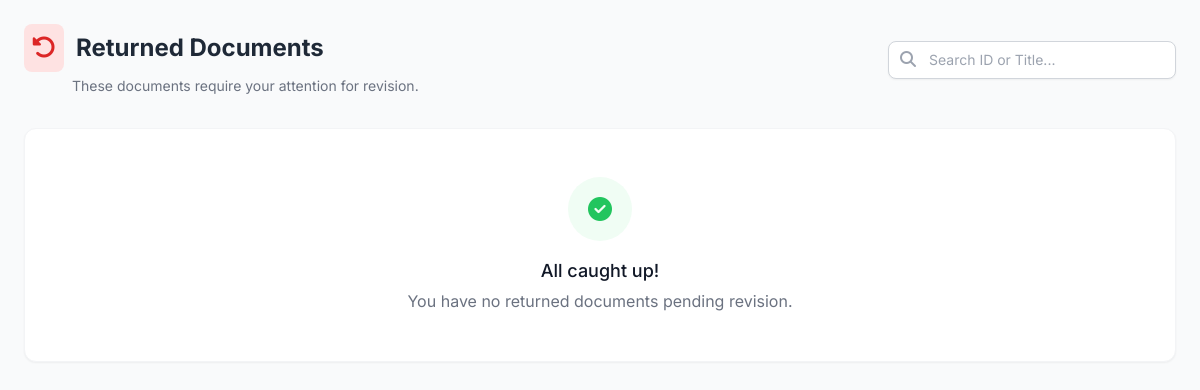
Before: /returned_docs.php (signed in) with the older database file.
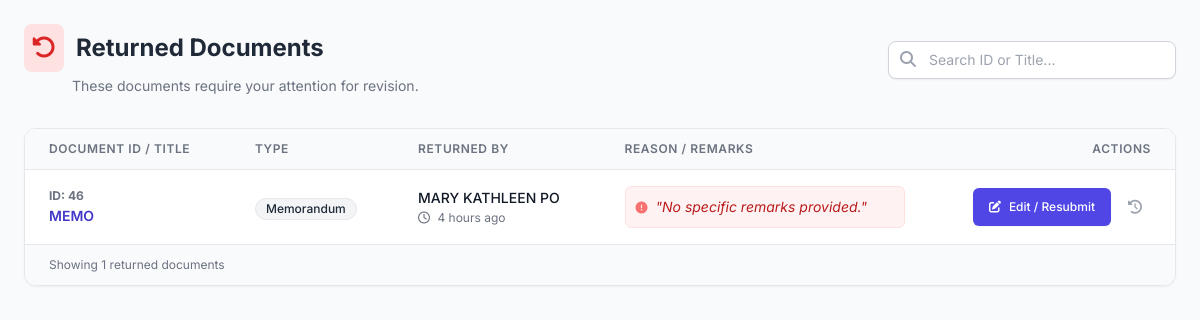
After: the same page with the newer database file.
### tables this page shows
CREATE TABLE `documents` (
  `doc_id` int(11) NOT NULL,
  `title` varchar(255) NOT NULL,
  `doc_type` varchar(100) NOT NULL,
  `status` enum('Draft','Review','Signing','Completed','Returned','Archived') NOT NULL,
  `remarks` text DEFAULT NULL,
  `initiator_id` int(11) NOT NULL,
  `current_owner_id` int(11) DEFAULT NULL,
  `created_at` timestamp NOT NULL DEFAULT current_timestamp(),
  `updated_at` timestamp NOT NULL DEFAULT current_timestamp() ON UPDATE current_timestamp(),
  `Station` text NOT NULL
);

### returned_docs.php (the view, shortened to what the changed rows need)
<?php
$user_id = (int)$_SESSION['user_id'];
$conn = null;
$search = $_GET['search'] ?? '';
$search_param = "%" . $search . "%";
$documents = [];
$sql = "SELECT
            d.doc_id,
            d.title,
            d.doc_type,
            d.updated_at,
            -- Subquery to get the specific return message from history
            (SELECT message
             FROM document_actions da
             WHERE da.doc_id = d.doc_id AND da.action LIKE '%Returned%'
             ORDER BY da.created_at DESC LIMIT 1) as return_reason,
             -- Subquery to get the name of the person who returned it
            (SELECT CONCAT(u.first_name, ' ', u.last_name)
             FROM document_actions da
             JOIN users u ON da.user_id = u.user_id
             WHERE da.doc_id = d.doc_id AND da.action LIKE '%Returned%'
             ORDER BY da.created_at DESC LIMIT 1) as returned_by_name
        FROM documents d
        WHERE d.status = 'Returned'
        AND (d.initiator_id = ? OR d.current_owner_id = ?)
        AND (d.doc_id LIKE ? OR d.title LIKE ?)
        ORDER BY d.updated_at DESC";
if ($conn) {
    try {
        $stmt = $conn->prepare($sql);
        if ($stmt) {
            $stmt->bind_param("iiss", $user_id, $user_id, $search_param, $search_param);
            $stmt->execute();
            $result = $stmt->get_result();
            while ($row = $result->fetch_assoc()) {
                if (empty($row['return_reason'])) {
                    $row['return_reason'] = "No specific remarks provided.";
                }
                $documents[] = $row;
            }
        }
    } catch (Exception $e) {
    }
}
function time_elapsed_string($datetime, $full = false) {
    $now = new DateTime;
    $ago = new DateTime($datetime);
    $diff = $now->diff($ago);
    $diff->w = floor($diff->d / 7);
    $diff->d -= $diff->w * 7;
    $string = array(
        'y' => 'year',
        'm' => 'month',
        'w' => 'week',
        'd' => 'day',
        'h' => 'hour',
        'i' => 'minute',
        's' => 'second',
    );
    foreach ($string as $k => &$v) {
        if ($diff->$k) {
            $v = $diff->$k . ' ' . $v . ($diff->$k > 1 ? 's' : '');
        } else {
            unset($string[$k]);
        }
    }
    if (!$full) $string = array_slice($string, 0, 1);
    return $string ? implode(', ', $string) . ' ago' : 'just now';
}
?>
<!DOCTYPE html>
<html lang="en">
<head>
    <script src="https://cdn.tailwindcss.com"></script>
    <link rel="stylesheet" href="https://cdnjs.cloudflare.com/ajax/libs/font-awesome/6.4.0/css/all.min.css">
</head>
<body class="p-6">
    <div class="flex flex-col md:flex-row md:items-center justify-between mb-8 gap-4">
        <div>
            <h1 class="text-2xl font-bold text-gray-800 flex items-center gap-3">
                <span class="p-2 bg-red-100 text-red-600 rounded-lg">
                    <i class="fas fa-undo-alt"></i>
                </span>
                Returned Documents
            </h1>
        </div>
    </div>
    <?php if (empty($documents)): ?>
        <div class="bg-white rounded-xl shadow-sm border border-gray-100 p-12 text-center">
            <div class="inline-flex items-center justify-center w-16 h-16 bg-green-50 text-green-500 rounded-full mb-4">
                <i class="fas fa-check-circle text-2xl"></i>
            </div>
            <h3 class="text-lg font-medium text-gray-900">All caught up!</h3>
            <p class="text-gray-500 mt-1">You have no returned documents pending revision.</p>
        </div>
    <?php else: ?>
        <div class="bg-white rounded-xl shadow-sm border border-gray-200 overflow-hidden">
            <div class="overflow-x-auto custom-scrollbar">
                <table class="min-w-full divide-y divide-gray-200">
                    <thead class="bg-gray-50">
                        <tr>
                            <th scope="col" class="px-6 py-3 text-left text-xs font-semibold text-gray-500 uppercase tracking-wider">Document ID / Title</th>
                            <th scope="col" class="px-6 py-3 text-left text-xs font-semibold text-gray-500 uppercase tracking-wider">Type</th>
                            <th scope="col" class="px-6 py-3 text-left text-xs font-semibold text-gray-500 uppercase tracking-wider">Returned By</th>
                            <th scope="col" class="px-6 py-3 text-left text-xs font-semibold text-gray-500 uppercase tracking-wider">Reason / Remarks</th>
                            <th scope="col" class="px-6 py-3 text-right text-xs font-semibold text-gray-500 uppercase tracking-wider">Actions</th>
                        </tr>
                    </thead>
                    <tbody class="divide-y divide-gray-200 bg-white">
                        <?php foreach ($documents as $doc): ?>
                            <tr class="hover:bg-gray-50 transition-colors duration-150">
                                <td class="px-6 py-4">
                                    <div class="flex flex-col">
                                        <span class="text-xs font-bold text-gray-500 uppercase">
                                            ID: <?php echo htmlspecialchars($doc['doc_id']); ?>
                                        </span>
                                        <span class="text-sm font-semibold text-indigo-700 mt-0.5">
                                            <?php echo htmlspecialchars($doc['title']); ?>
                                        </span>
                                    </div>
                                </td>
                                <td class="px-6 py-4 whitespace-nowrap">
                                    <span class="inline-flex items-center px-2.5 py-0.5 rounded-full text-xs font-medium bg-gray-100 text-gray-800 border border-gray-200">
                                        <?php echo htmlspecialchars($doc['doc_type']); ?>
                                    </span>
                                </td>
                                <td class="px-6 py-4 whitespace-nowrap">
                                    <div class="flex flex-col">
                                        <div class="text-sm font-medium text-gray-900">
                                            <?php echo htmlspecialchars($doc['returned_by_name'] ?? 'System / Admin'); ?>
                                        </div>
                                        <div class="text-xs text-gray-500 mt-0.5">
                                            <i class="far fa-clock mr-1"></i>
                                            <?php echo time_elapsed_string($doc['updated_at']); ?>
                                        </div>
                                    </div>
                                </td>
                                <td class="px-6 py-4">
                                    <div class="max-w-xs text-sm text-red-700 bg-red-50 border border-red-100 rounded-md p-2.5">
                                        <i class="fas fa-exclamation-circle text-red-400 mr-1 text-xs"></i>
                                        <span class="italic">"<?php echo htmlspecialchars(mb_strimwidth($doc['return_reason'], 0, 100, "...")); ?>"</span>
                                    </div>
                                </td>
                                <td class="px-6 py-4 whitespace-nowrap text-right text-sm font-medium">
                                    <div class="flex justify-end gap-2">
                                        <a href="edit_document.php?id=<?php echo $doc['doc_id']; ?>"
                                           class="group flex items-center gap-2 bg-indigo-600 text-white px-4 py-2 rounded-md hover:bg-indigo-700 transition-all shadow-sm text-xs">
                                            <i class="fas fa-edit"></i>
                                            <span>Edit / Resubmit</span>
                                        </a>
                                        <a href="track_document.php?id=<?php echo $doc['doc_id']; ?>"
                                           class="text-gray-400 hover:text-gray-600 p-2 rounded-md hover:bg-gray-100 border border-transparent hover:border-gray-200 transition-all"
                                           title="View History">
                                            <i class="fas fa-history"></i>
                                        </a>
                                    </div>
                                </td>
                            </tr>
                        <?php endforeach; ?>
                    </tbody>
                </table>
            </div>
            <div class="bg-gray-50 px-6 py-3 border-t border-gray-200 flex items-center justify-between">
                <div class="text-xs text-gray-500">
                    Showing <?php echo count($documents); ?> returned documents
                </div>
            </div>
        </div>
    <?php endif; ?>
</body>
</html>

Changed rows visible on the page:
now on this page (row edited): documents: doc_id "46", title "MEMO", doc_type "Memorandum", returned_by_name "MARY KATHLEEN PO", updated_at "4 hours ago", return_reason "No specific remarks provided."
Other visible differences:
count($documents): (not shown) → "1"
text no longer shown: "All caught up! You have no returned documents pending revision."
text now shown: "DOCUMENT ID / TITLE TYPE RETURNED BY REASON / REMARKS ACTIONS Showing returned documents"
